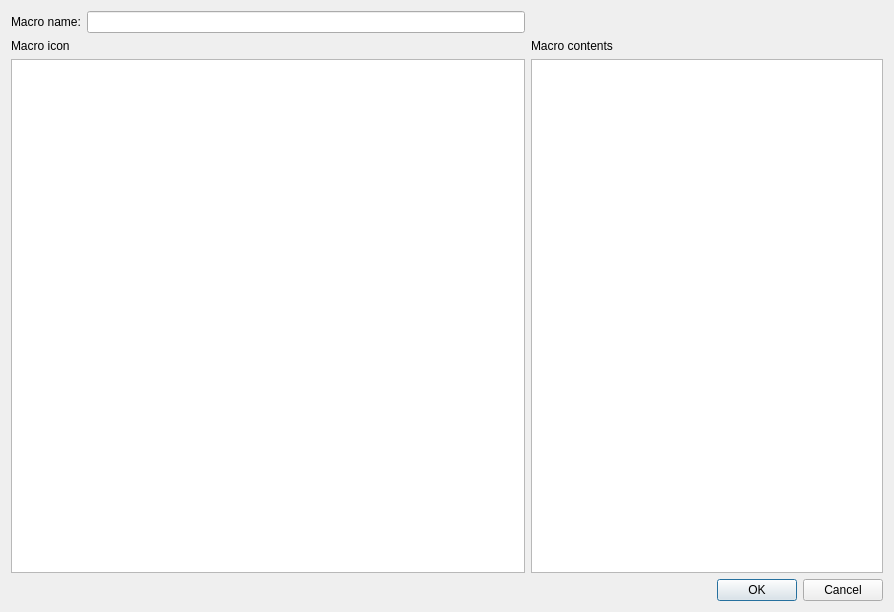
<?xml version="1.0" encoding="UTF-8"?>
<ui version="4.0">
 <class>EditMacro</class>
 <widget class="QDialog" name="EditMacro">
  <property name="geometry">
   <rect>
    <x>0</x>
    <y>0</y>
    <width>894</width>
    <height>610</height>
   </rect>
  </property>
  <property name="windowTitle">
   <string>Edit Macro</string>
  </property>
  <layout class="QGridLayout" name="gridLayout">
   <item row="0" column="0">
    <layout class="QHBoxLayout" name="horizontalLayout">
     <item>
      <widget class="QLabel" name="label_2">
       <property name="text">
        <string>Macro name:</string>
       </property>
      </widget>
     </item>
     <item>
      <widget class="QLineEdit" name="lineEdit_name"/>
     </item>
    </layout>
   </item>
   <item row="1" column="0">
    <layout class="QVBoxLayout" name="verticalLayout">
     <item>
      <widget class="QLabel" name="label">
       <property name="text">
        <string>Macro icon</string>
       </property>
      </widget>
     </item>
     <item>
      <widget class="MacroIconsGraphicsView" name="graphicsView">
       <property name="minimumSize">
        <size>
         <width>514</width>
         <height>514</height>
        </size>
       </property>
       <property name="maximumSize">
        <size>
         <width>514</width>
         <height>514</height>
        </size>
       </property>
      </widget>
     </item>
    </layout>
   </item>
   <item row="1" column="1">
    <layout class="QVBoxLayout" name="verticalLayout_2">
     <item>
      <widget class="QLabel" name="label_3">
       <property name="text">
        <string>Macro contents</string>
       </property>
      </widget>
     </item>
     <item>
      <widget class="QPlainTextEdit" name="plainTextEdit_contents"/>
     </item>
    </layout>
   </item>
   <item row="2" column="0" colspan="2">
    <widget class="QDialogButtonBox" name="buttonBox">
     <property name="orientation">
      <enum>Qt::Horizontal</enum>
     </property>
     <property name="standardButtons">
      <set>QDialogButtonBox::Cancel|QDialogButtonBox::Ok</set>
     </property>
    </widget>
   </item>
  </layout>
 </widget>
 <customwidgets>
  <customwidget>
   <class>MacroIconsGraphicsView</class>
   <extends>QGraphicsView</extends>
   <header>macroiconsgraphicsview.h</header>
  </customwidget>
 </customwidgets>
 <resources/>
 <connections>
  <connection>
   <sender>buttonBox</sender>
   <signal>accepted()</signal>
   <receiver>EditMacro</receiver>
   <slot>accept()</slot>
   <hints>
    <hint type="sourcelabel">
     <x>248</x>
     <y>254</y>
    </hint>
    <hint type="destinationlabel">
     <x>157</x>
     <y>274</y>
    </hint>
   </hints>
  </connection>
  <connection>
   <sender>buttonBox</sender>
   <signal>rejected()</signal>
   <receiver>EditMacro</receiver>
   <slot>reject()</slot>
   <hints>
    <hint type="sourcelabel">
     <x>316</x>
     <y>260</y>
    </hint>
    <hint type="destinationlabel">
     <x>286</x>
     <y>274</y>
    </hint>
   </hints>
  </connection>
 </connections>
</ui>
